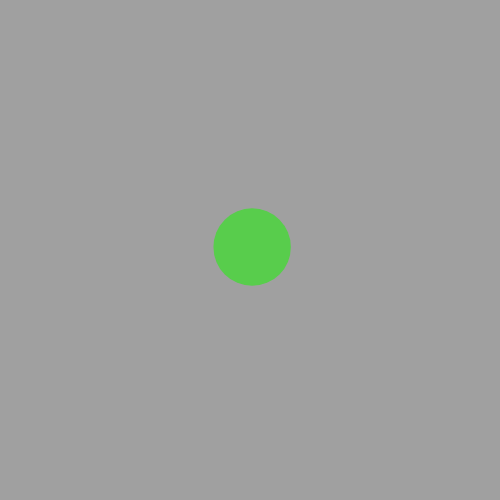
Frame 1 (no input)
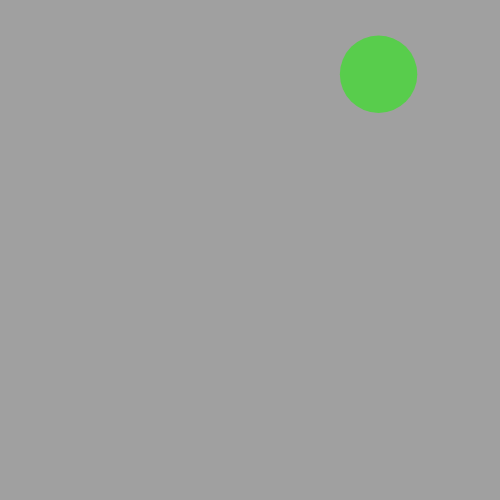
Frame 60 (no input)
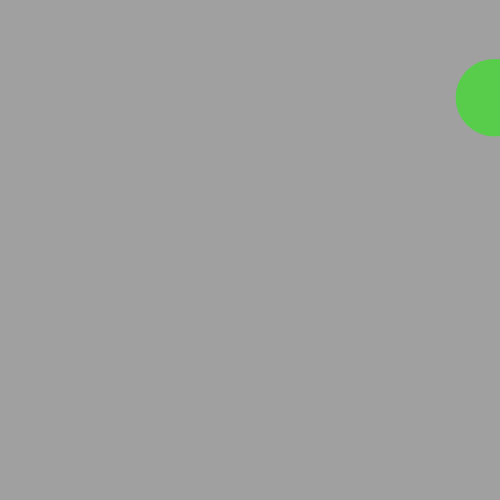
Frame 120 (the mouse pressed at the canvas centre since frame 60)

The p5.js sketch that drew these frames (run headless with seeded random() and noise() and a simulated clock; from frame 60 on, the mouse is pressed at the canvas centre):

// p5.js sketch
// ── sketch.js
//Create two variables that will store the new objects from the class Circle
let circleArray = [];
let arraySize = 1;

function setup() {
  createCanvas(500, 500);
  for (let i=0; i<arraySize; i++){
    circleArray[i] = new Circle(width/2, height/2, random(-5, 5), random(-5, 5), random(10, 100));
  }
}

function draw() {
  background(160);
  for (let i=0; i<circleArray.length; i++){
    circleArray[i].moveFunction();
    circleArray[i].displayCircle();
  }
}

//Definition of the class Circle
class Circle{

  constructor(x, y, speedX, speedY, size){
    //Setup of class' variables
    this.x = x;
    this.y = y;
    this.speedX = speedX;
    this.speedY = speedY;
    this.size = size;

    this.rd = random(255);
    this.grn = random(255);
    this.bl = random(255);
    this.a = 255;
  }

  //Class function that takes care of motion and collision
  moveFunction(){
    //Motion system - current position and speed
    this.x = this.x + this.speedX;
    this.y = this.y + this.speedY;

    //Based on boundaries collision, reverse direction for x and y
    if (this.x > width || this.x<0){
      this.speedX *= -1;
    }
    if (this.y > (height) || this.y<0){
      this.speedY *= -1;
    }
  }

  //Class function that displays the ellipse
  displayCircle(){
    noStroke();
    this.fillcol = color(this.rd, this.grn, this.bl, this.a)
    fill(this.fillcol);
    ellipse(this.x, this.y, this.size, this.size);
  }
}
